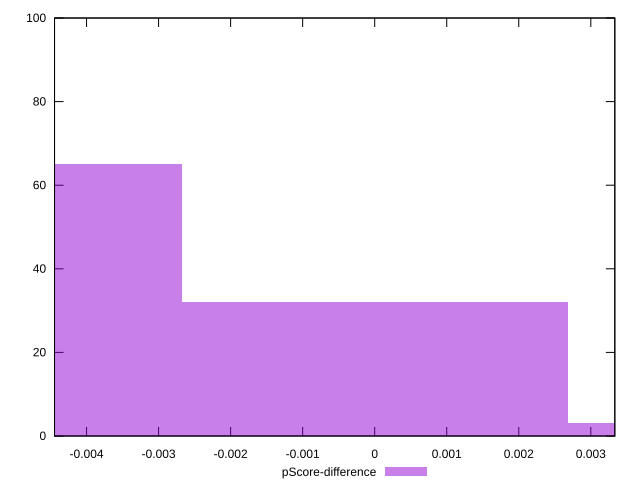

This chart was generated by the following gnuplot code:
reset

$pScoreDifference <<EOF
0.005363094590101799 3
0 32
-0.005363094590101799 65
EOF

set key outside below
set boxwidth 0.005363094590101799
set xrange [-0.004444444444444473:0.0033333333333334103]
set yrange [0:100]
set trange [0:100]
set style fill transparent solid 0.5 noborder
set terminal svg size 640, 490 enhanced background rgb 'white'
set output "report_00018_2021-02-10T15-25-16.877Z/uses-webp-images/samples/pages+cached+noadtech/pScore-difference/histogram.svg"

plot $pScoreDifference title "pScore-difference" with boxes

reset
